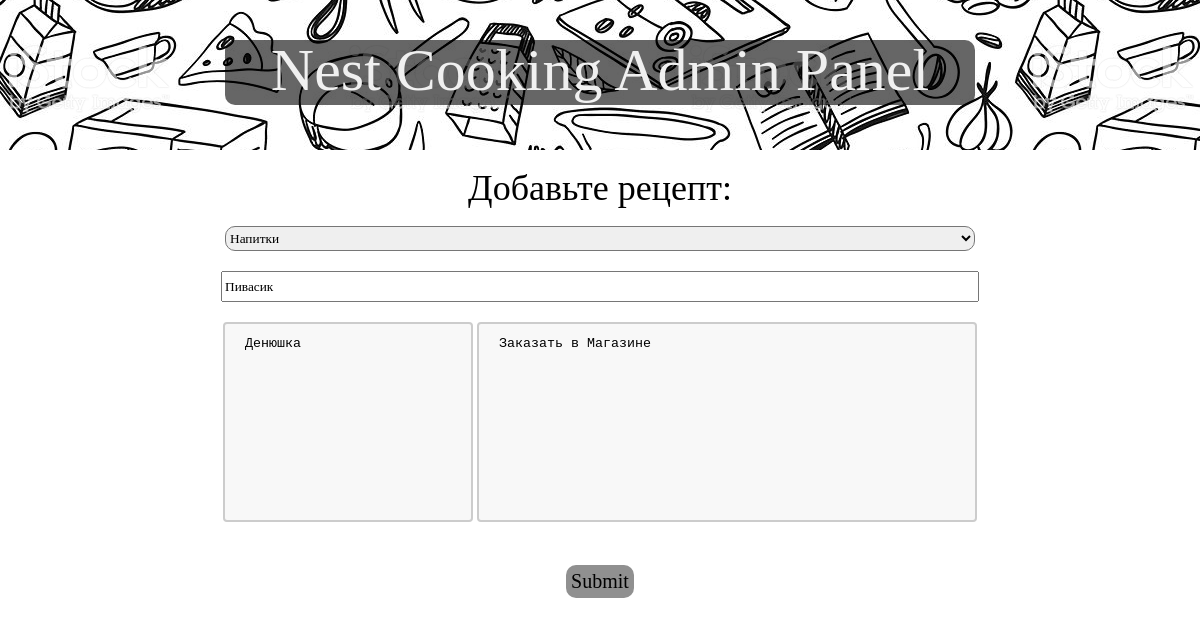
The app's page /6/edit with its own data.
### tables this page shows
CREATE TABLE "Food" (
	"Name"	TEXT,
	"Comment"	TEXT,
	"Type"	TEXT,
	"Recept"	TEXT,
	"Composition"	TEXT,
	"Photo"	BLOB,
	"id"	INTEGER UNIQUE,
	PRIMARY KEY("id")
);

### app.py (the view, shortened to what this page needs)
@app.route('/<id_1>/edit',methods=['GET', 'POST'])
def edit_rec(id_1):
	if request.method == 'GET':
		cur=con.cursor()
		cur.execute("SELECT * from Food WHERE id=?",(id_1,))
		Food=[e for e in cur.fetchall()]
		cur.execute("SELECT Type from Type")
		Food_types=[e[0] for e in cur.fetchall()]
		print(Food)
		cur.close()
	return render_template('edit_rec.html',food=Food, Food_types=Food_types)

### templates/edit_rec.html (shortened to what this page needs)
<!DOCTYPE html>
<html>
<head>
	<link rel="stylesheet" type="text/css" href="{{ url_for('static', filename='css/style.css') }}">
</head>
<body>
	<header>
		<h1>Nest Cooking Admin Panel</h1>
	</header>
	<section>
		<h3>Добавьте рецепт:</h3>
		<div class="my_class">
			<form action="" method="post">
				<div class="select">
					<select name="type">
						{% for e in Food_types %}
						{% if e == food[0][2] %}
						<option selected="{{e}}">{{e}}</option>
						{% else %}
						<option value="{{e}}">{{e}}</option>
						{%endif%}
						{% endfor %}
					</select>
				</div>
				<div class="Name">
					<input type="text" name="name" placeholder="Название блюда" value={{food[0][0]}}>
				</div>
				<div class="all">
					<textarea class="prod" name="product" placeholder="Продукты">{{food[0][4]}}</textarea>
					<textarea class="rec" name="recept" placeholder="Рецепт">{{food[0][3]}}</textarea>
				</div>
				<div class="Button">
					<input type="submit" name="Save">
				</div>
			</form>
		</div>
	</section>
	</html>

### static/css/style.css (style rules this page uses)
html, body, div, span, applet, object, iframe, h1, h2, h3, h4, h5, h6, p, blockquote, pre, a, abbr, acronym, address, big, cite, code, del, dfn, em, img, ins, kbd, q, s, samp, small, strike, strong, sub, sup, tt, var, b, u, i, center, dl, dt, dd, ol, ul, li, fieldset, form, label, legend, table, caption, tbody, tfoot, thead, tr, th, td, article, aside, canvas, details, embed, figure, figcaption, footer, header, hgroup, menu, nav, output, ruby, section, summary, time, mark, audio, video { margin: 0; padding: 0; border: 0; font-size: 100%; font: inherit; vertical-align: baseline; }
article, aside, details, figcaption, figure, footer, header, hgroup, menu, nav, section { display: block; }
body { color: #933010; background: white; line-height: 1; font-family: 'Balsamiq Sans', cursive; }
header { background: url(../img/test.1.jpg) center center repeat; background-repeat: repeat-x; color: #000000; text-align: center; height: 70px; padding: 40px ; }
header>h1 { background: rgba(0,0,0,0.60); font-size: 3.75em ; font-family: 'Dancing Script', cursive; color: #f0f0f0; width: 750px; margin:0 auto; padding-bottom: 5px; border-radius: 10px; }
section { margin:auto; }
section>h3 { font-family: 'Dancing Script', cursive; font-size: 2.25em; color: #000000; margin: 20px auto; text-align: center; }
.select { margin: 20px auto; border-radius: 10px; text-align: center; }
.Name { margin: 20px auto; border-radius: 10px; text-align: center; }
.Name input[type='text'] { font-family: 'Balsamiq Sans'; width: 750px; height: 25px; }
.all { margin: 20px auto; border-radius: 10px; text-align: center; }
.prod { width: 250px; height: 200px; padding: 12px 20px; box-sizing: border-box; border: 2px solid #ccc; border-radius: 4px; background-color: #f8f8f8; resize: none; }
.rec { width: 500px; height: 200px; padding: 12px 20px; box-sizing: border-box; border: 2px solid #ccc; border-radius: 4px; background-color: #f8f8f8; resize: none; }
.Button { margin: 20px auto; text-align: center; }
.Button input[type="submit"] { background: #909090; border: 0; border-radius: 10px; margin: 20px auto; color: black; font-size: 1.25em; font-family: 'Balsamiq Sans', cursive; padding: 5px; cursor: pointer; }
select { width: 750px; height: 25px; border-radius: 10px; font-family: 'Balsamiq Sans'; }

### records on screen
Food: name "Пивасик", product "Денюшка", recept "Заказать в Магазине"

### other values on screen
form field type "Напитки"
